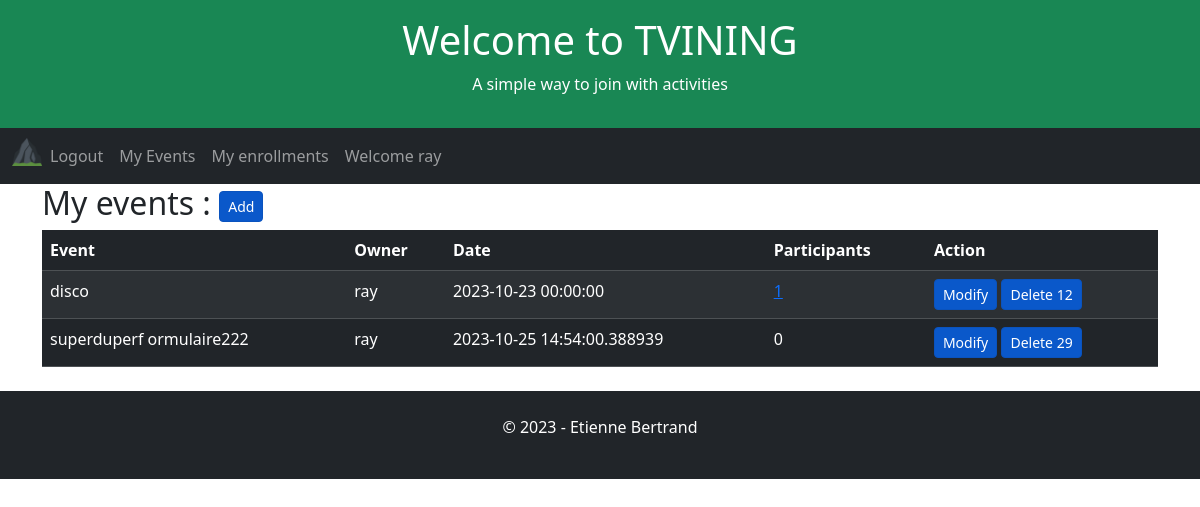
Before: /user-events (signed in) with the older database file.
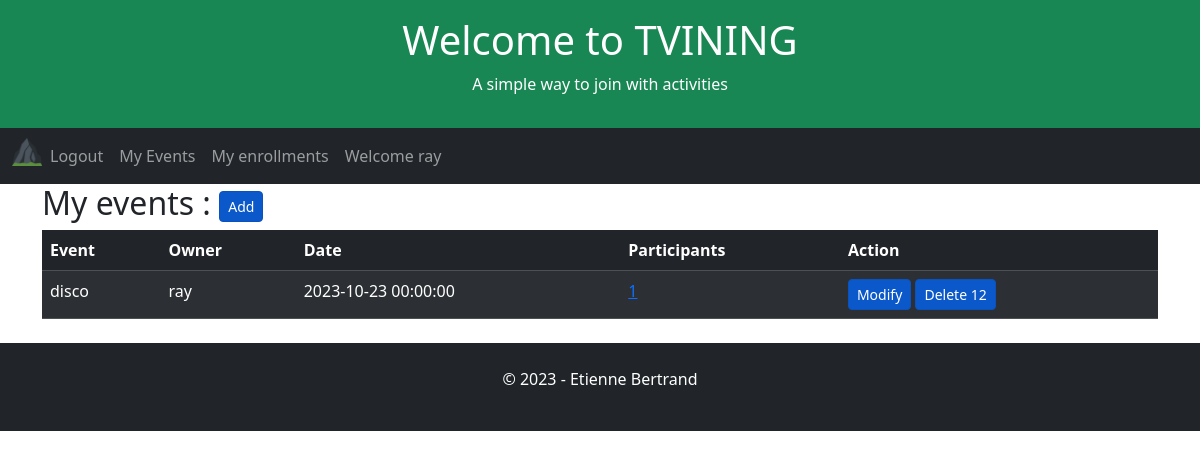
After: the same page with the newer database file.
### app/models.py (models this page shows, shortened)
class User(UserMixin, db.Model):
    id = db.Column(db.Integer, primary_key=True)
    username = db.Column(db.String(64), index=True, unique=True)
    email = db.Column(db.String(120), index=True, unique=True)
    password_hash = db.Column(db.String(128))

class Event(db.Model):
    id = db.Column(db.Integer, primary_key=True)
    user_id = db.Column(db.Integer, db.ForeignKey('user.id', name='fk_event_user'), nullable=False)
    title = db.Column(db.String(255), nullable=False)
    date = db.Column(db.DateTime, index=True, default=datetime.utcnow)

### app/routes.py (the view)
@app.route('/user-events', methods=['GET', 'POST', 'UPDATE'])
@login_required
def userEvents():
    global appName, appSlogan, appTitle, db
    user_id = current_user.id
    userEvents = db.session.query(
        Event.user_id,
        Event.id,
        User.username.label("owner"),
        Event.date,
        Event.title,
        func.count(Enrollment.user_id).label('participants')
    ).outerjoin(User, Event.user_id == User.id
    ).outerjoin(Enrollment, Event.id == Enrollment.event_id
    ).filter(
        Event.user_id == user_id
    ).group_by(
        Event.user_id,
        Event.date,
        Event.title
    ).order_by(
         func.count(Enrollment.user_id).label('participants').desc(),
         Event.title
    ).all()
    return render_template(
        'user-events.html',
        appName=appName,
        appTitle=appTitle,
        appSlogan=appSlogan,
        userEvents=userEvents
    )

### app/models.py (called while the page is built)
@login.user_loader
def load_user(id):
    return User.query.get(int(id))

### app/templates/user-events.html (shortened to what this page needs)
{% extends "home.html" %}
{% block content %}
    <h2>My events : <a href="{{ url_for('event') }}" class="btn btn-primary btn-sm active" role="button" aria-pressed="true">Add</a></h2>
        <table class="table table-dark table-hover table-striped">
            <thead>
            <tr>
                <th>Event</th>
                <th>Owner</th>
                <th>Date</th>
                <th>Participants</th>
                <th>Action</th>
            </tr>
            </thead>
            <tbody>
                {% for event in userEvents %}
                    <tr>
                        <td>{{ event.title }}</td>
                        <td>{{ event.owner }}</td>
                        <td>{{ event.date }}</td>
                        {% if event.participants > 0 %}
                        <td><a href="{{ url_for('eventEnrollments') }}/{{event.id}}" aria-pressed="true">{{ event.participants }}</a></td>
                        {% else %}
                        <td>{{ event.participants }}</td>
                    {% endif %}
                        <td>
                            <a href="{{ url_for('event') }}/{{event.id}}" class="btn btn-primary btn-sm active" role="button" aria-pressed="true">Modify</a>
                            <a href="{{ url_for('event') }}" class="btn btn-primary btn-sm active" role="button" aria-pressed="true" data-bs-toggle="modal" data-bs-target="#exampleModal" data-bs-whatever="{{event.id}}" >Delete {{ event.id }}</a>
                        </td>
                    </tr>
                {% endfor %}
            </tbody>
        </table>
{% endblock %}

### app/templates/home.html (shortened to what this page needs)
<!DOCTYPE html>
<html lang="en">
<head>
    <link href="https://cdn.jsdelivr.net/npm/bootstrap@5.3.2/dist/css/bootstrap.min.css" rel="stylesheet">
</head>
<body>
    <div class="p-3 bg-success text-white text-center">
    {% if appTitle %}
        <h1>{{ appTitle }}</h1>
        {% else %}
        <h1>hard coded appTitle xyz</h1>
    {% endif %}
    {% if appSlogan %}
        <p>{{ appSlogan }}</p>
        {% else %}
        <p>hard coded appSlogan xyz</p>
    {% endif %}
    </div>
    <nav class="navbar navbar-expand-lg bg-dark navbar-dark">
        <div class="container-fluid">
            <div class="collapse navbar-collapse" id="navbarNav">
            <ul class="navbar-nav">
                <li class="nav-item">
                    <a class="nav-brand" href="{{ url_for('index') }}">
                        <img src="{{ url_for('static', filename='/favicon_io/favicon-32x32.png') }}" width="30" height="30" alt="">
                    </a>
                </li>
                {% if current_user.is_anonymous %}
                <li class="nav-item">
                <a class="nav-link" href="{{ url_for('login') }}">Login</a>
                </li>
                <li class="nav-item">
                    <a class="nav-link" href="{{ url_for('register') }}">Subscribe</a>
                </li>
                {% else %}
                <li class="nav-item">
                    <a class="nav-link" href="{{ url_for('logout') }}">Logout</a>
                </li>
                <li class="nav-item">
                    <a class="nav-link" href="{{ url_for('userEvents') }}">My Events</a>
                </li>
                <li class="nav-item">
                    <a class="nav-link" href="{{ url_for('userEnrollments') }}">My enrollments</a>
                </li>
                <li class="nav-item">
                    <a class="nav-link" href="{{ url_for('index') }}">Welcome {{ current_user.username }}</a>
                </li>
                {% endif %}
            </ul>
            </div>
        </div>
    </nav>
    <div class="container">
        {% block content %}{% endblock %}
    </div>
    <div class="mt-4 p-4 bg-dark text-white text-center">
    <p>© 2023 - Etienne Bertrand</p>
    </div>
</body>
</html>

Changed rows visible on the page:
removed Event: title "superduperf ormulaire222", owner "ray", date "2023-10-25 14:54:00.388939", participants "0", id "29"
